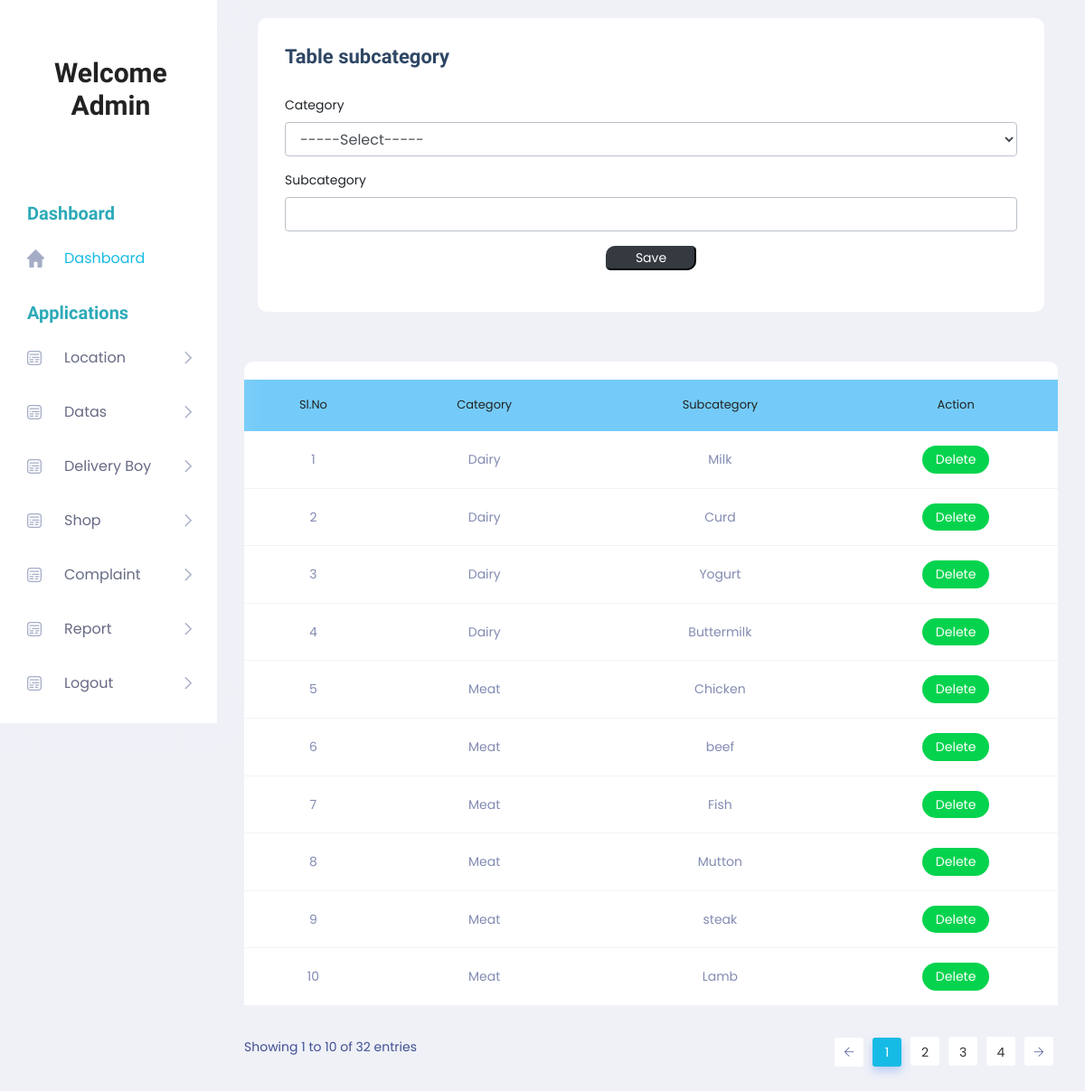
The app's page /Project/Admin/Subcategory.php with its own data.
### tables this page shows
CREATE TABLE `tbl_subcategory` (
  `subcategory_id` int(11) NOT NULL,
  `subcategory_name` varchar(100) NOT NULL,
  `category_id` int(11) NOT NULL
);

CREATE TABLE `tbl_category` (
  `category_id` int(11) NOT NULL,
  `category_name` varchar(100) NOT NULL
);

### Project/Admin/Subcategory.php (the view, shortened to what this page needs)
<!DOCTYPE html PUBLIC "-//W3C//DTD XHTML 1.0 Transitional//EN" "http://www.w3.org/TR/xhtml1/DTD/xhtml1-transitional.dtd">
<html xmlns="http://www.w3.org/1999/xhtml">
<head>
</head>
<?php
include('Head.php');
?>
<body>
        <section class="main_content dashboard_part">
            <div class="main_content_iner ">
                <div class="container-fluid p-0">
                    <div class="row justify-content-center">
                        <div class="col-12">
                            <div class="QA_section">
                                <div class="white_box_tittle list_header">
                                    <div class="col-lg-12">
                                        <div class="white_box mb_30">
                                            <div class="box_header ">
                                                <div class="main-title">
                                                    <h3 class="mb-0" >Table subcategory</h3>
                                                </div>
                                            </div>
                                            <form method="post">
                                                <div class="form-group">
                                                    <label for="txt_category">Category</label>
                                                    <select class="form-control" name="sel_category" id="sel_category" autocomplete="off" required>
                                                    <option value="">-----Select-----</option>
                                                    </select>
                                                </div>
                                                <div class="form-group">
                                                    <label for="txt_category">Subcategory</label>
                    <input type="text" name="txt_subcategory" id="txt_subcategory" class="form-control" autocomplete="off" required/>
                                                </div>
                                                <div class="form-group" align="center">
                                                    <input type="submit" class="btn-dark" style="width:100px; border-radius: 10px 5px " name="btn_save" value="Save">
                                                </div>
                                            </form>
                                        </div>
                                    </div>
                                </div>
                                <div class="QA_table mb_30">
                                    <table class="table lms_table_active">
                                        <thead>
                                            <tr style="background-color: #74CBF9">
                                                <td align="center" scope="col">Sl.No</td>
                                                <td align="center" scope="col">Category</td>
                                                <td align="center" scope="col">Subcategory </td>
                                                <td align="center" scope="col">Action</td>
                                            </tr>
                                        </thead>
                                        <tbody>
                                            <?php
	$i=0;
	  $sel = "select * from tbl_subcategory p inner join tbl_category d on d.category_id=p.category_id";
	  $row = $Conn->query($sel);
	  while($data = $row->fetch_assoc())
	  {
		  $i++;
		  ?>
                                            <tr>
                                               <td align="center"><?php echo $i; 	?></td>
            <td align="center"><?php echo $data['category_name']; ?></td>
            <td align="center"><?php echo $data['subcategory_name']; ?></td>
            <td align="center">
            <a class="status_btn"  href="subcategory.php?id=<?php echo $data['subcategory_id']; ?>">Delete </a>
         </td>
                                            </tr>
                                            <?php
                                              }
                                            ?>
                                        </tbody>
                                    </table>
                                </div>
                            </div>
                        </div>
                    </div>
                </div>
            </div>
        </section>
        <?php
		include('Foot.php');
		?>
</body>
</html>

### records on screen
tbl_subcategory: category.category_name "Dairy", subcategory_name "Milk"
tbl_subcategory: category.category_name "Dairy", subcategory_name "Curd"
tbl_subcategory: category.category_name "Dairy", subcategory_name "Yogurt"
tbl_subcategory: category.category_name "Dairy", subcategory_name "Buttermilk"
tbl_subcategory: category.category_name "Meat", subcategory_name "Chicken"
tbl_subcategory: category.category_name "Meat", subcategory_name "beef"
tbl_subcategory: category.category_name "Meat", subcategory_name "Fish"
tbl_subcategory: category.category_name "Meat", subcategory_name "Mutton"
tbl_subcategory: category.category_name "Meat", subcategory_name "steak"
tbl_subcategory: category.category_name "Meat", subcategory_name "Lamb"
